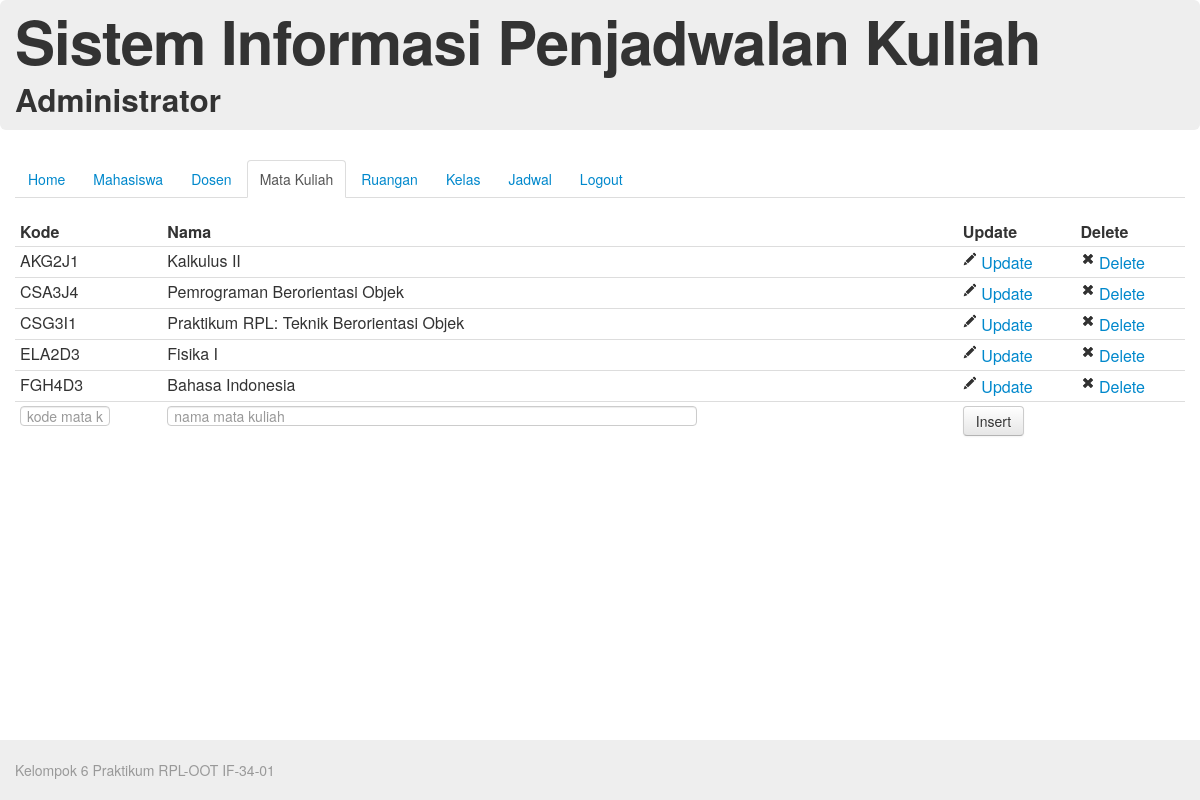
The app's page /source/index.php/adminController/viewMatakuliah with its own data.
### tables this page shows
CREATE TABLE IF NOT EXISTS `mata_kuliah` (
  `kode_matakuliah` varchar(6) NOT NULL,
  `nama_matakuliah` varchar(50) NOT NULL,
  PRIMARY KEY (`kode_matakuliah`)
);

### source/application/controllers/adminController.php (called while the page is built, shortened)
<?php if ( ! defined('BASEPATH')) exit('No direct script access allowed');
class AdminController extends CI_Controller {
	function viewMatakuliah($message = -1, $messageData=""){
		$data['active'] = "matakuliah";
		$this->load->model('matakuliah');
		$data['matakuliah'] = $this->matakuliah->get_all();
		$data['messageData'] = $messageData;
		$this->load->view('header');
		$this->load->view('admin/menu',$data);
		$this->load->view('admin/tabelMatakuliah',$data);
		$this->load->view('footer');
	}
}

### source/index.php (called while the page is built, shortened)
<?php
require_once BASEPATH.'core/CodeIgniter.php';

### source/application/models/matakuliah.php (called while the page is built, shortened)
<?php
class Matakuliah extends CI_Model{
	function get_all(){
		$query = $this->db->get('mata_kuliah');
		return $query->result();
	}
} ?>

### source/application/views/admin/tabelMatakuliah.php (the view)
<div id="content">
	<table class="table table-hover table-condensed">
		<thead>
			<tr>
				<th>Kode</th>
				<th>Nama</th>
				<th>Update</th>
				<th>Delete</th>
			</tr>
		</thead>
		<tbody>
			<?php foreach ($matakuliah as $mk){
				echo "<tr><td>". $mk->kode_matakuliah;
				echo "</td><td>". $mk->nama_matakuliah;
				echo "</td><td>";
				echo "<a href='". base_url() ."index.php/adminController/formUpdateMatakuliah/". $mk->kode_matakuliah ."' title='Update'><i class='icon-pencil'></i> Update</a></td><td>";
				echo "<a href='". base_url() ."index.php/adminController/deleteMatakuliah/". $mk->kode_matakuliah ."' title='Delete'><i class='icon-remove'></i> Delete</a>";
				echo "</td></tr>";
			}
			?>
		</tbody>
		<tfoot>
			<form action="<?php echo base_url(); ?>index.php/adminController/insertMatakuliah" method="POST">
				<tr>
					<td><input class="input-small" type="text" name="kode_matakuliah" placeholder="kode mata kuliah" maxlength="6"></td>
					<td><input class="input-xxlarge" type="text" name="nama_matakuliah" placeholder="nama mata kuliah" maxlength="50"></td>
					<td><input class="btn" type="submit" value="Insert"></td>
					<td></td>
				</tr>
			</form>
		</tfoot>
	</table>
</div>

### records on screen
mata_kuliah: kode_matakuliah "AKG2J1", nama_matakuliah "Kalkulus II"
mata_kuliah: kode_matakuliah "CSA3J4", nama_matakuliah "Pemrograman Berorientasi Objek"
mata_kuliah: kode_matakuliah "CSG3I1", nama_matakuliah "Praktikum RPL: Teknik Berorientasi Objek"
mata_kuliah: kode_matakuliah "ELA2D3", nama_matakuliah "Fisika I"
mata_kuliah: kode_matakuliah "FGH4D3", nama_matakuliah "Bahasa Indonesia"
